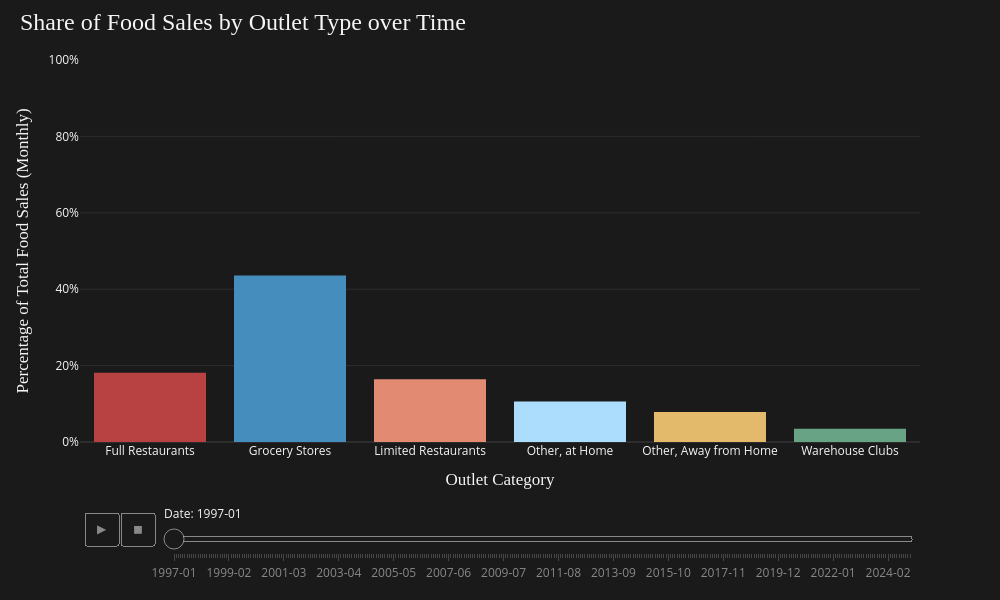

The code cell stored with this chart in its notebook:
### Code cell
# make plot 

# colors
color_map = {
    'percent_grocery_stores': "#458dbd",
    'percent_warehouse_supercenter': "#67a384",
    'percent_other_food_at_home': "#adddfc",
    'percent_full_restaurants': "#b84141",
    'percent_limited_restaurants': "#e38a72",
    'percent_other_food_away': "#e3b96b",
}

# plot 
fig = px.bar(sales_by_outlet_long, 
             x="category", 
             y="sales", 
             color="category",
             color_discrete_map=color_map,
             animation_frame="date",
             animation_group="category",
             range_y=[0,100],
             hover_name="Date ",
             hover_data={
                "Category ":True,
                "Percentage ":True,
                "category":False,
                "date":False,
                "sales":False
                },
             )

fig.update_traces(
    marker_line_width=0,
)


fig.update_layout(
    width=1000, 
    height=600, 
    
    # title
    title={
        'text': 'Share of Food Sales by Outlet Type over Time',
        'x': 0.02,
        'xanchor': 'left',
        'font': {
            'size': 24,
            'family': 'Playfair Display',
            'color': '#f5f5f5'
        }
    },

    # plot background
    plot_bgcolor='#1a1a1a',

    # entire figure background
    paper_bgcolor='#1a1a1a',

    # x-axis
    xaxis=dict(
        title='Outlet Category',
        title_font=dict(
            size=17,
            family="Source Sans 3",
            color='#f5f5f5'
        ),
        tickfont=dict(
            size=12,
            color='#f5f5f5'
        )
    ),

    # y-axis
    yaxis=dict(
        title='Percentage of Total Food Sales (Monthly)',
        title_font=dict(
            size=17,
            family="Source Sans 3",
            color='#f5f5f5'
        ),
        tickfont=dict(
            size=16,
            color='#f5f5f5'
        )
    ),

    # legend
    showlegend=False
)

fig.update_xaxes(
    tickvals=[
        'percent_grocery_stores',
        'percent_warehouse_supercenter',
        'percent_other_food_at_home',
        'percent_full_restaurants',
        'percent_limited_restaurants',
        'percent_other_food_away'
    ],
    ticktext=[
        'Grocery Stores',
        'Warehouse Clubs',
        'Other, at Home',
        'Full Restaurants',
        'Limited Restaurants',
        'Other, Away from Home'
    ]
)

fig.update_yaxes(
    showgrid=True,
    gridcolor="rgba(255,255,255,0.08)",
    zerolinecolor="rgba(255,255,255,0.08)",
    tickfont=dict(size=12),
    ticksuffix="%"
)

for step in fig.layout.sliders[0].steps:
    step["label"] = step["label"][:7]

fig.update_layout(

    # animation slider
    sliders=[{
        'currentvalue': {
            'font': {'color': '#f5f5f5'},
            'prefix': 'Date: ',
            'visible': True,
        },

        # tick labels on slider
        'tickcolor': "rgba(245, 245, 245, 0.2)",

        # slider styling
        'bgcolor': '#1a1a1a',
        'bordercolor': "rgba(245, 245, 245, 0.5)",
        'borderwidth': 1,

        # font for slider step labels
        'font': {
            'color': "rgba(245, 245, 245, 0.5)",
        }
    }],

    # buttons
    updatemenus=[{
        'type': 'buttons',

        'font': {
            'color': "rgba(245, 245, 245, 0.5)",
        },

        'bgcolor': '#1a1a1a',
        'bordercolor': "rgba(245, 245, 245, 0.5)",

    }]
)

fig.show()
